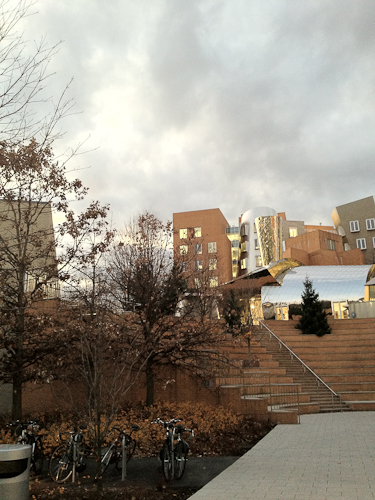
#> input picture halide/data/stata-1.png, 375 x 500 px
$ python -i harris-numpy.py   (imports and definitions only)   (Python 2 division)
#> lines starting #> are read from the running program, lines starting #| are printed output that depends on the picture; after the words box and inside, x2 and y2 are one past the last pixel; in counts of white or black regions, pixels touching at a corner belong together
#> further down, picture is the input picture: shape (500, 375, 3); mean B, G, R 129.4, 141.2, 148.9
import imageIO
import numpy as np
from scipy import ndimage
import time

Sobel=np.array([[-1, 0, 1], [-2, 0, 2], [-1, 0, 1]])

def harris(im, sigmaG=1, factor=4, k = 0.15, thr=0.0, debug=False):

	#compute luminance and blur
#> called with sigmaG = 1, factor = 4, k = 0.15, thr = 0, debug = False
    L=np.dot(im, np.array([0.3, 0.6, 0.1]))
    L=ndimage.filters.gaussian_filter(L, sigmaG)

    #compute gradient
    gx=ndimage.convolve(L, Sobel)
    gy=ndimage.convolve(L, Sobel.T)

    #form tensor
    ix2=gx**2
    iy2=gy**2
    ixiy=gx*gy

    # blur tensor
    ix2=ndimage.filters.gaussian_filter(ix2, sigmaG*factor)
    iy2=ndimage.filters.gaussian_filter(iy2, sigmaG*factor)
    ixiy=ndimage.filters.gaussian_filter(ixiy, sigmaG*factor)

    #determinant of tensor
    det=ix2*iy2-ixiy**2
    # trace of tensor
    trace=ix2+iy2
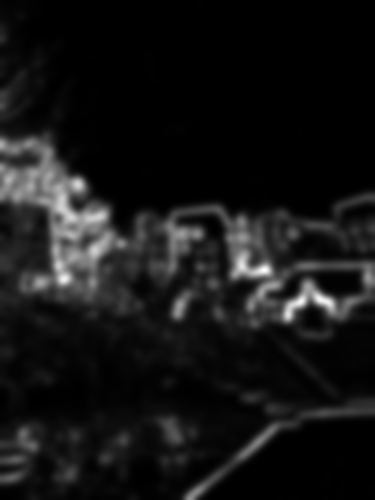
#> trace: shape (500, 375) float64; min 2.48, max 49970, mean 4253.2; drawn with min black and max white

    # Harris response
    M=det-k*trace**2
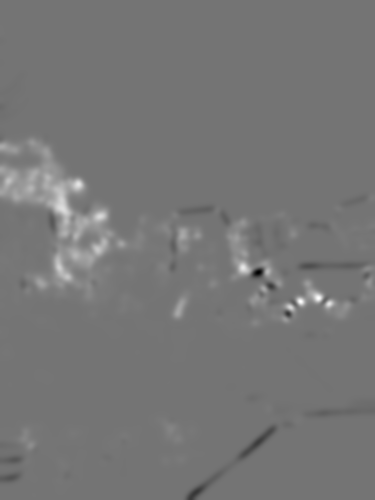
#> M: shape (500, 375) float64; min -174522061, max 207554529.2, mean 3247045.6; drawn with min black and max white


    # threshold
    thresholded=np.zeros(M.shape)
    thresholded[M>thr]=1.0


    # local maximum criterion
    # There is a more elegant way in Halide with a single predicate
    # There might be a better way in numpy as well

    notmaxi1=np.greater(M[0:-2, 1:-1], M[1:-1, 1:-1])
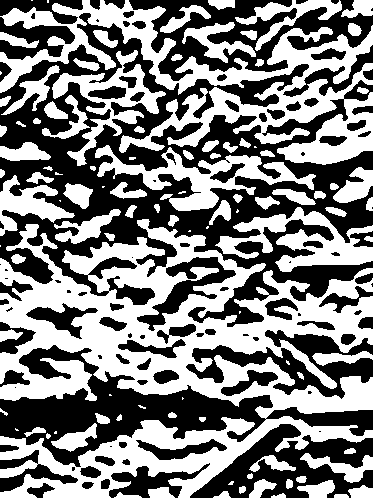
#> notmaxi1: shape (498, 373) bool; 49.9% white; 103 white regions (21 under 20 px), largest, box (x1, y1, x2, y2) and area: (0, 219, 373, 498) 44400, (0, 0, 373, 165) 18154, (95, 145, 316, 211) 4403
    notmaxi2=np.greater(M[2:, 1:-1],   M[1:-1, 1:-1])
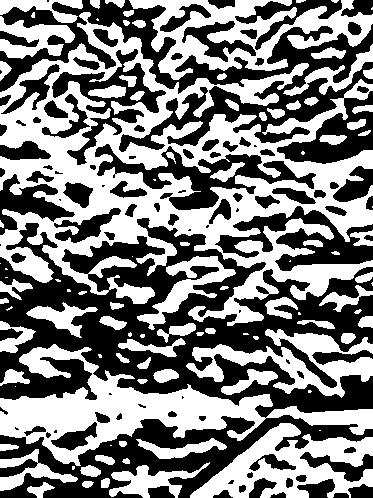
#> notmaxi2: shape (498, 373) bool; 50% white; 101 white regions (27 under 20 px), largest, box (x1, y1, x2, y2) and area: (0, 12, 373, 326) 41694, (0, 344, 373, 466) 13253, (129, 0, 373, 80) 7918
    notmaxi3=np.greater(M[1:-1, 0:-2], M[1:-1, 1:-1])
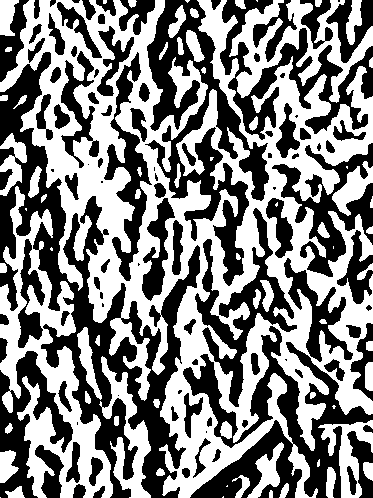
#> notmaxi3: shape (498, 373) bool; 50.9% white; 101 black regions (19 under 20 px), largest, box (x1, y1, x2, y2) and area: (0, 52, 200, 498) 21256, (145, 0, 269, 286) 11364, (183, 326, 373, 498) 10739
    notmaxi4=np.greater(M[1:-1, 2:] , M[1:-1, 1:-1])
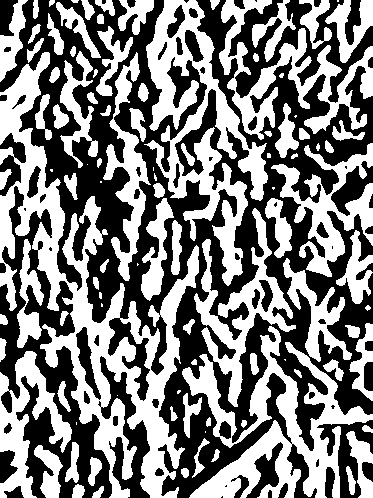
#> notmaxi4: shape (498, 373) bool; 49% white; 101 white regions (19 under 20 px), largest, box (x1, y1, x2, y2) and area: (0, 52, 199, 498) 21108, (144, 0, 268, 286) 11364, (182, 326, 373, 498) 10745
    thresholded[1:-1, 1:-1][ notmaxi1]=0.0
    thresholded[1:-1, 1:-1][ notmaxi2]=0.0
    thresholded[1:-1, 1:-1][ notmaxi3]=0.0
    thresholded[1:-1, 1:-1][ notmaxi4]=0.0

    return thresholded;


def main():
    im=numpy.load('Input/hk.npy')

	t=time.time()
	out=harris(im)
	dt=time.time()-t

	print 'took ', dt, 'seconds'

	norm=np.max(out)
	imageIO.imwrite(out/norm)


#usual python business to declare main function in module.
# [2 lines not run here, left out]

>>> import cv2
>>> picture = cv2.imread('halide/data/stata-1.png')
>>> result = harris(picture)
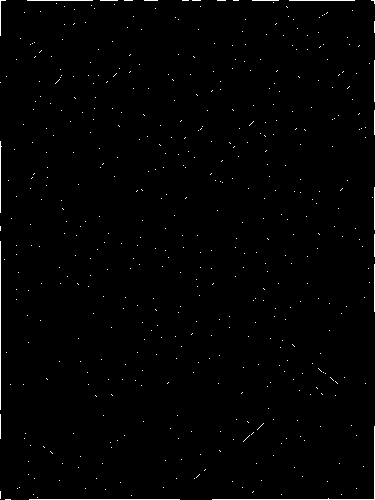
#> result: shape (500, 375) float64; values 0 (black) and 1 (white), 0.92% white in thin lines or dots
